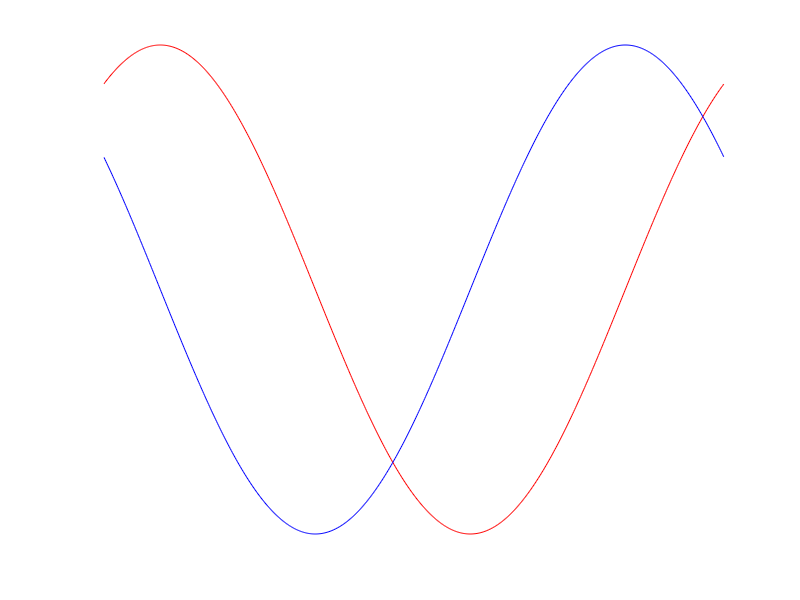

Reproduce this figure in MATLAB. (Note: this script raises an error after producing the figure.)
close all
x = 0:0.01:2*pi; % increments from 0 to 2pi by 0.01
outfile = 'drawFun.gif'; % the draw fun gif file
for t=1:50    
    plot(x, sin(t+1*x), 'r'); % plots the sin function in red  
    hold on % holds the graph to add on
    plot(x, cos(t+1*x), 'b'); % plots the cos function in blue
    ylim([-1 1]); % sets the y limits
    xlim([0 2*pi]); % sets the x limits
    axis off; % takes the axis off
    grid off; % takes the grid off
    pause(0.02) 
    drawnow; % draws the sin function
    frame = getframe(1);
    im = frame2im(frame);
    [imind,cm] = rgb2ind(im,256);    
    if t==1
        imwrite(imind,cm,outfile,'gif','DelayTime',0,'loopcount',inf);
    else
        imwrite(imind,cm,outfile,'gif','DelayTime',0,'writemode','append');
    end 
    title('Super Fun Gif')
end
